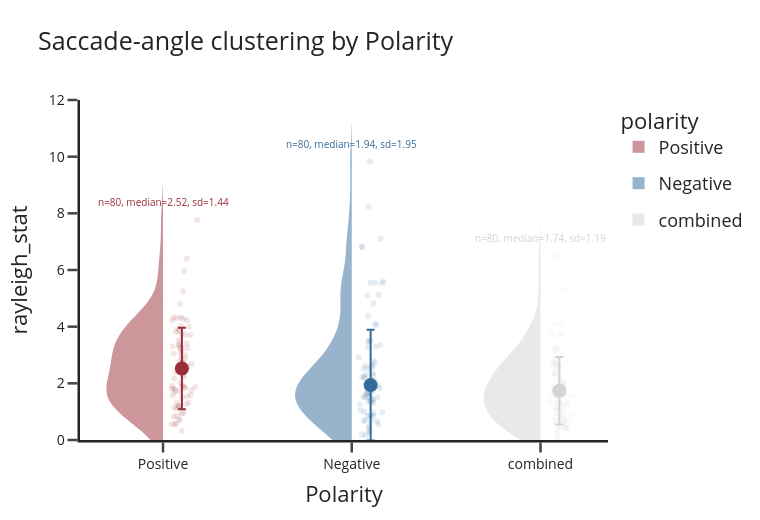

Here is the notebook cell this chart was saved with:
### Code cell
# Style and axis range directly via function parameters.
fig = plot_rayleigh_by_polarity(
    res,
    y_range=(0, 12),
    font_size=18,
    tick_font_size=14,
    axis_line_width=2.5,
    tick_width=2.5,
    tick_len=10,
)
fig.show()
